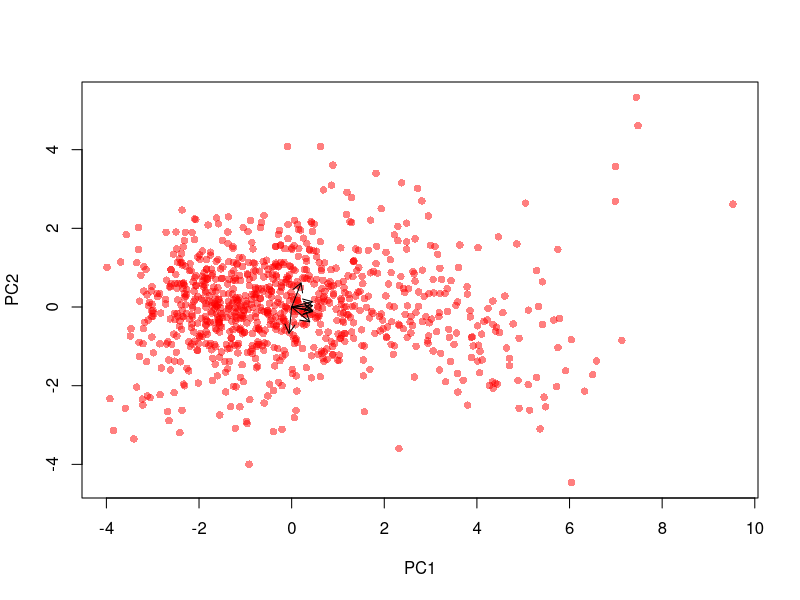
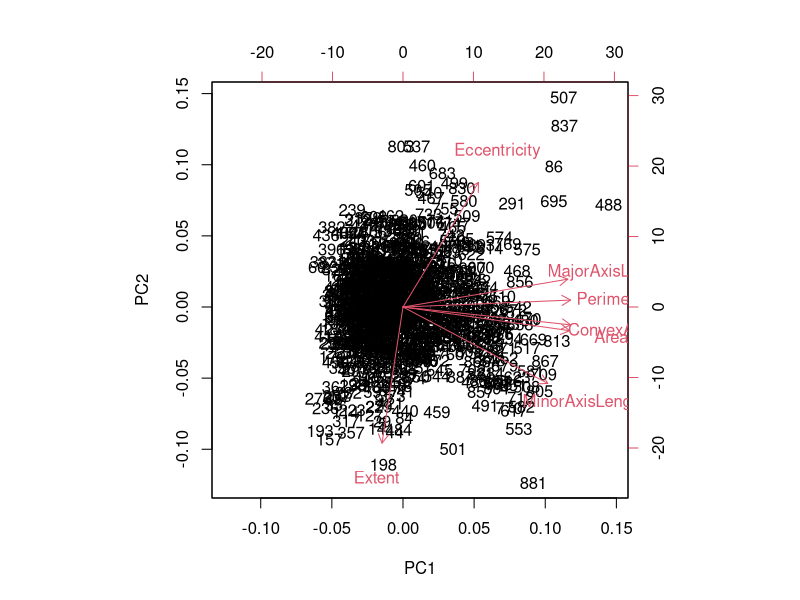
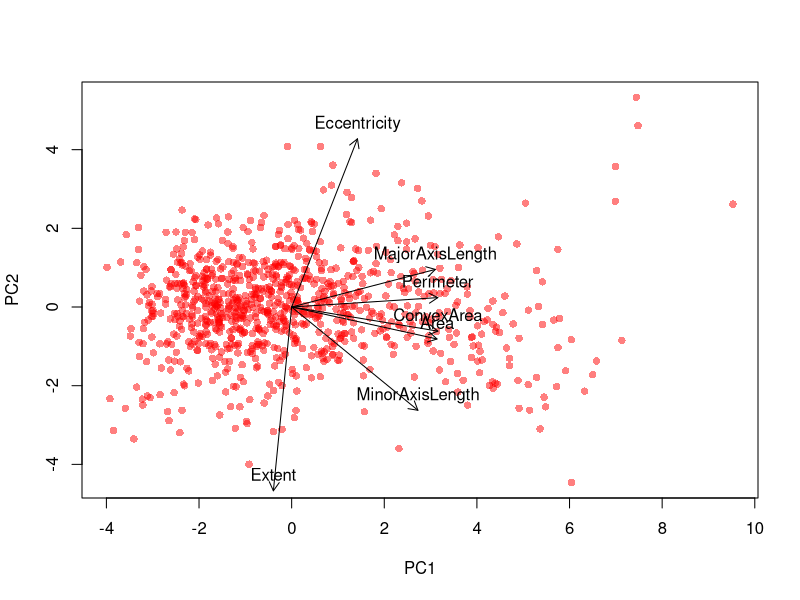

The R source for these figures, in order:
## ---- chunk 1
data = read.csv('datasets/Raisin_Dataset.csv', sep = ';')
## ---- chunk 2
df = data[-c(8, 9)]
head(df)
## ---- chunk 3
options(scipen = 10)
round((apply(df, 2, mean)), digits = 5); round((apply(df, 2, var)), digits = 5)
## ---- chunk 4
summary(df)
## ---- chunk 5
pr.out = prcomp(df, scale = TRUE)
pr.out
## ---- chunk 6
summary(pr.out)
## ---- chunk 7
plot(pr.out$x[, 1], pr.out$x[, 2], type = "n", xlab = "PC1", ylab = "PC2")  
points(pr.out$x[, 1], pr.out$x[, 2], col = rgb(1, 0, 0, alpha = 0.5), pch = 16) 
arrows(0, 0, pr.out$rotation[, 1], pr.out$rotation[, 2], length = 0.1, angle = 30)
## ---- chunk 8
biplot(pr.out)
## ---- chunk 9
plot(pr.out$x[, 1], pr.out$x[, 2], type = "n", xlab = "PC1", ylab = "PC2") 
points(pr.out$x[, 1], pr.out$x[, 2], col = rgb(1, 0, 0, alpha = 0.5), pch = 16)  
arrows(0, 0, pr.out$rotation[, 1]*7, pr.out$rotation[, 2]*7, length = 0.1, angle = 30)
text(pr.out$rotation[, 1]*7, pr.out$rotation[, 2]*7, labels = rownames(pr.out[[2]]), pos = 3)
